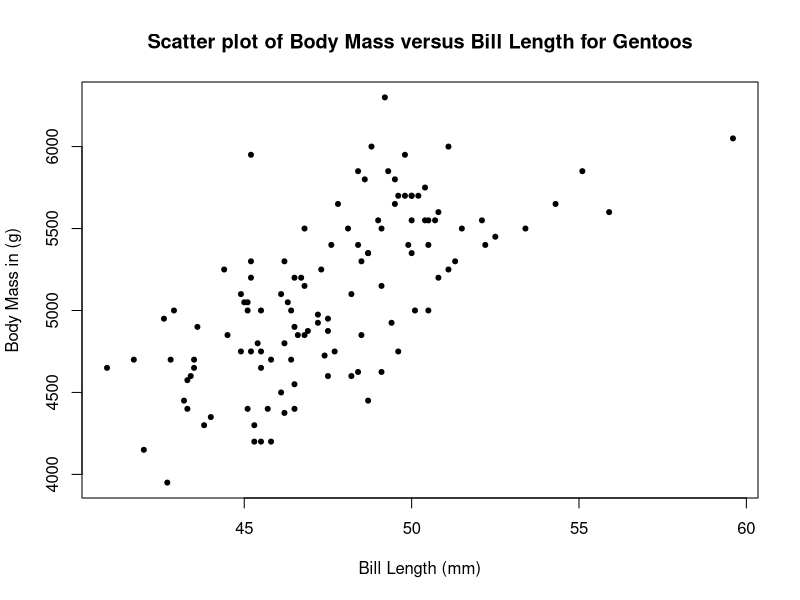

This figure's R source:
## ---- chunk 1
# Run this code chunk to make the `gentoo` data set available for analysis
gentoo <- read.csv("gentoo.csv", stringsAsFactors = TRUE)
## ---- chunk 2
# Run this code chunk to create a scatter plot with bill_length_mm as the 
# explanatory variable and body_mass_g as the response variable
plot(body_mass_g ~ bill_length_mm,
     data = gentoo,
     main = "Scatter plot of Body Mass versus Bill Length for Gentoos",
     xlab = "Bill Length (mm)",
     ylab = "Body Mass in (g)", 
     pch = 20)

## ---- chunk 3
# Run this code chunk to compute the correlation between bill_length_mm and body_mass_g
cor(gentoo$bill_length_mm, gentoo$body_mass_g)

## ---- chunk 4
# Run this code chunk to subset the `gentoo` data to contain only numeric variables. We will call this subset `numericGentoo`
numericGentoo <- subset(gentoo,
                          select = c("bill_length_mm", "bill_depth_mm", 
                                     "flipper_length_mm", "body_mass_g")
                          )

## ---- chunk 5
# Run this code chunk to make a correlation matrix of `numericGentoo`
cor(numericGentoo)

